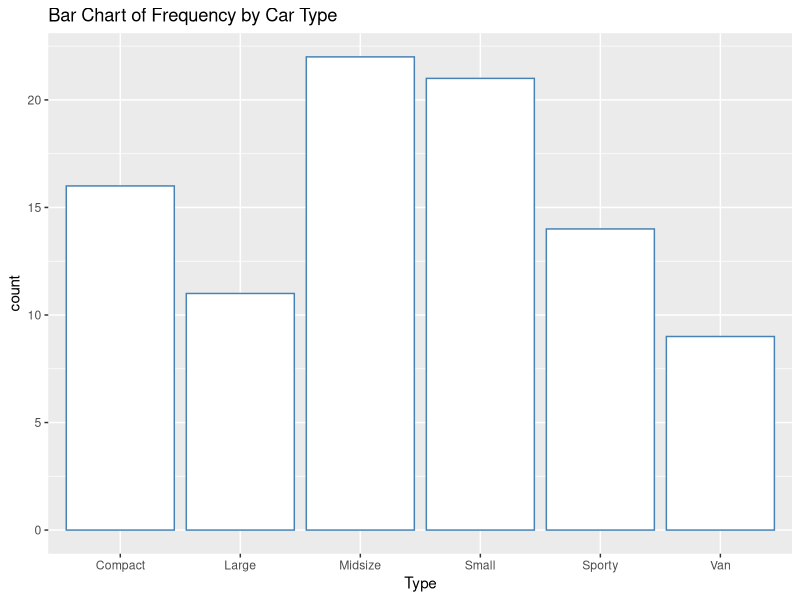

Write R code to recreate this figure.
library(ggplot2)
library(MASS)
data("Cars93")
cars93 <- Cars93
g <- ggplot(cars93, aes(x = Type))
b <- geom_bar(fill='white', color='steelblue') 
t <- ggtitle("Bar Chart of Frequency by Car Type")
g + b + t

